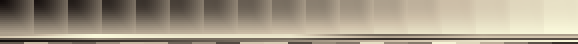
#> input picture CompositorTests/Fixtures/Profiles/golden-bw-curve-100.png, 289 x 22 px (shown 2 times larger); the run also reads 1 picture not shown here
$ python psd-diff.py ../CompositorTests/Fixtures/Profiles/golden-bw-curve-100.png ../CompositorTests/Fixtures/Profiles/golden-bw-curve-50.png
#> lines starting #> are read from the running program, lines starting #| are printed output that depends on the picture; after the words box and inside, x2 and y2 are one past the last pixel; in counts of white or black regions, pixels touching at a corner belong together
#!/usr/bin/env python3
"""Compares two renders of a document pixel by pixel.

    python3 scripts/psd-diff.py <a.png> <b.png> [--tolerance 8] [--max-fraction 0.002]

A pixel differs when any channel of the two images, compared with premultiplied alpha (so colour under full
transparency is ignored), is more than --tolerance apart (0-255). Passes (exit 0) when the fraction of
differing pixels is at most --max-fraction; exits 1 when it is larger and 2 when the images can't be compared.
Needs only Pillow (run with `uv run --with pillow` if the system python3 lacks it); thresholds per check are
in docs/psd-export.md.
"""

import argparse
import sys

from PIL import Image, ImageChops


def _premultiplied(path):
    with Image.open(path) as image:
#> image is the input picture: PIL image 289x22 RGB; mean R, G, B 164.2, 153.9, 135.4
        return image.convert("RGBA").convert("RGBa")


def compare(a, b, tolerance):
    """Returns (differing pixel count, total pixels, largest channel difference)."""
#> called with tolerance = 8
    difference = ImageChops.difference(a, b)
    over = [band.point(lambda value: 255 if value > tolerance else 0) for band in difference.split()]
#> over = 4 items
    mask = over[0]
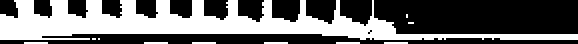
#> mask: PIL image 289x22 L (shown 2 times larger); 41.7% white; 11 white regions (10 under 20 px), largest, box (x1, y1, x2, y2) and area: (0, 0, 289, 20) 2571
    for band in over[1:]:
        mask = ImageChops.lighter(mask, band)
#> this loop made 3 passes
#> pass 2, in compare, `mask = ImageChops.lighter(mask, band)`:
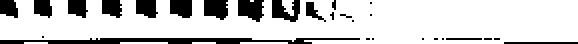
#> mask: PIL image 289x22 L (shown 2 times larger); 80.5% white; 27 black regions (15 under 20 px), largest, box (x1, y1, x2, y2) and area: (0, 19, 180, 22) 345, (119, 0, 132, 11) 110, (102, 0, 114, 10) 101
    largest = max(high for _, high in difference.getextrema())
#> largest = 20
    return mask.histogram()[255], a.width * a.height, largest


def main(argv=None):
    parser = argparse.ArgumentParser(description="Compare two renders of a document pixel by pixel.")
    parser.add_argument("a", help="first image (e.g. Photoshop's PNG)")
    parser.add_argument("b", help="second image")
    parser.add_argument("--tolerance", type=int, default=8, help="largest channel difference ignored (default 8)")
    parser.add_argument(
        "--max-fraction", type=float, default=0.002, help="largest passing fraction of differing pixels (default 0.002)"
    )
    args = parser.parse_args(argv)

    try:
        a, b = _premultiplied(args.a), _premultiplied(args.b)
    except OSError as error:
        print(f"psd-diff: {error}", file=sys.stderr)
        return 2
    if a.size != b.size:
        print(
            f"psd-diff: sizes differ: {args.a} is {a.width} x {a.height}, {args.b} is {b.width} x {b.height}",
            file=sys.stderr,
        )
        return 2

    differing, total, largest = compare(a, b, args.tolerance)
#> differing = 5121; total = 6358; largest = 20
    fraction = differing / total if total else 0.0
#> fraction = 0.805
    passed = fraction <= args.max_fraction
#> passed = False
    print(f"differing pixels: {differing} of {total} ({fraction:.4%}); max channel difference: {largest}")
#| differing pixels: 5121 of 6358 (80.5442%); max channel difference: 20
    print(
        f"{'PASS' if passed else 'FAIL'} (tolerance {args.tolerance}, max fraction {args.max_fraction:g} "
        f"= {args.max_fraction:.4%})"
    )
#| FAIL (tolerance 8, max fraction 0.002 = 0.2000%)
    return 0 if passed else 1


if __name__ == "__main__":
#> (the run stopped early here; a loop or call above may not have finished)
